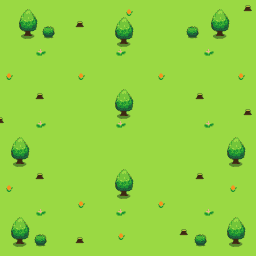

This is a level from a 2D game, rendered from its Tiled map with the project's own tilesets. A one-line summary and the complete map file follow:
An orthogonal 32x32 tile map with 8x8 px tiles, 1 tile layer (Tile Layer 1).

<map version="1.9" tiledversion="1.9.2" orientation="orthogonal" renderorder="right-down" width="32" height="32" tilewidth="8" tileheight="8" infinite="0" nextlayerid="2" nextobjectid="1">
 <tileset firstgid="1" source="smallBGtileset.tsx" />
 <layer id="1" name="Tile Layer 1" width="32" height="32">
  <data encoding="csv">
1,1,1,1,1,1,1,2,2,2,1,2,1,2,1,2,1,2,1,2,1,2,1,2,1,2,1,2,1,2,32,33,
12,12,7,8,9,12,12,1,1,1,2,13,12,13,12,27,28,13,12,13,12,13,12,13,12,13,7,8,9,13,43,44,
1,1,18,19,20,12,12,12,12,32,33,1,1,1,7,8,9,1,1,2,1,2,1,2,1,2,18,19,20,2,1,2,
12,12,29,30,31,10,11,1,1,43,44,12,12,12,18,19,20,12,12,1,1,2,12,10,11,13,29,30,31,13,12,13,
12,1,40,41,42,21,22,12,12,1,2,2,1,2,29,30,31,2,1,12,12,1,2,21,22,2,40,41,42,2,1,2,
12,1,1,1,1,12,1,2,2,2,2,13,12,13,40,41,42,13,12,13,12,12,1,2,12,13,12,13,12,13,12,13,
12,12,12,12,25,26,2,2,2,13,13,2,1,2,25,26,1,2,1,2,1,2,1,2,1,25,26,2,1,2,1,2,
12,13,1,2,2,2,13,13,13,13,12,13,12,13,12,13,12,13,12,13,12,13,1,1,2,13,12,13,12,13,12,13,
12,13,12,13,13,13,1,2,1,2,1,2,1,2,1,2,1,2,1,2,1,2,12,1,2,2,1,2,1,2,1,2,
27,28,12,13,12,13,12,13,12,27,28,13,12,13,12,13,12,13,12,27,28,13,12,1,2,13,12,13,12,27,28,13,
12,13,1,2,1,2,1,2,1,2,1,2,1,2,1,2,1,2,1,2,1,2,1,1,2,2,1,2,1,2,1,2,
12,13,12,13,32,33,12,13,12,13,12,13,12,13,7,8,9,13,12,13,12,13,12,1,32,33,12,13,12,13,12,13,
12,13,1,2,43,44,1,2,1,2,1,2,1,2,18,19,20,2,1,2,1,2,1,1,43,44,1,2,1,2,1,2,
12,13,12,13,12,13,12,13,12,13,12,13,12,13,29,30,31,13,12,13,12,13,12,1,2,13,12,13,12,13,32,33,
33,13,1,2,1,2,1,2,1,2,1,2,1,2,40,41,42,2,1,2,1,2,1,1,2,2,1,2,1,2,43,44,
44,13,2,2,25,26,2,13,12,13,12,13,12,13,25,26,12,13,12,13,12,13,12,1,2,25,26,13,12,13,12,13,
1,12,13,13,13,13,13,2,2,2,2,2,2,2,2,2,2,2,1,2,1,2,1,1,1,2,1,2,1,2,1,2,
12,7,8,9,12,13,12,13,13,13,13,13,13,13,13,13,13,2,2,2,2,2,2,2,2,2,12,13,7,8,9,13,
1,18,19,20,1,2,1,2,1,2,1,2,1,2,1,2,12,13,13,13,13,13,13,13,13,13,1,2,18,19,20,2,
12,29,30,31,12,13,12,13,12,13,12,13,12,13,12,13,12,13,12,13,12,13,12,13,12,13,12,13,29,30,31,13,
1,40,41,42,1,2,1,2,1,2,1,2,1,2,1,2,1,2,1,2,1,2,1,2,1,2,1,2,40,41,42,2,
12,13,12,13,32,33,12,13,12,13,12,13,12,13,7,8,9,13,12,13,12,13,12,13,32,33,12,13,12,13,12,13,
1,2,1,2,43,44,1,2,1,2,1,2,1,2,18,19,20,2,1,2,1,2,1,2,43,44,1,2,1,2,1,2,
27,28,12,13,12,13,12,13,12,13,12,13,12,13,29,30,31,13,12,13,12,13,12,13,12,13,12,13,27,28,12,13,
1,2,1,2,1,2,1,2,1,2,1,2,1,2,40,41,42,2,1,2,1,2,1,2,1,2,1,2,1,2,1,2,
12,13,12,13,12,13,12,13,12,27,28,13,12,13,12,13,12,13,12,27,28,13,12,13,12,13,12,13,12,13,12,13,
1,2,1,2,25,26,1,2,1,2,1,2,1,2,25,26,1,2,1,2,1,2,1,2,1,25,26,2,1,2,1,2,
12,7,8,9,12,13,12,13,12,13,12,13,12,13,12,13,12,13,12,13,12,13,12,13,12,13,12,13,7,8,9,13,
1,18,19,20,1,2,1,2,1,2,1,2,1,2,1,2,1,2,1,2,1,2,32,33,1,2,1,2,18,19,20,2,
12,29,30,31,10,11,12,13,12,32,33,13,12,13,27,28,12,13,12,13,12,13,43,44,10,11,12,13,29,30,31,13,
1,40,41,42,21,22,1,2,1,43,44,2,1,2,1,2,1,2,1,2,1,2,1,2,21,22,1,2,40,41,42,2,
12,13,12,13,12,13,12,13,12,13,12,13,12,13,12,13,12,13,12,13,12,13,12,13,12,13,12,13,12,13,12,13
</data>
 </layer>
</map>